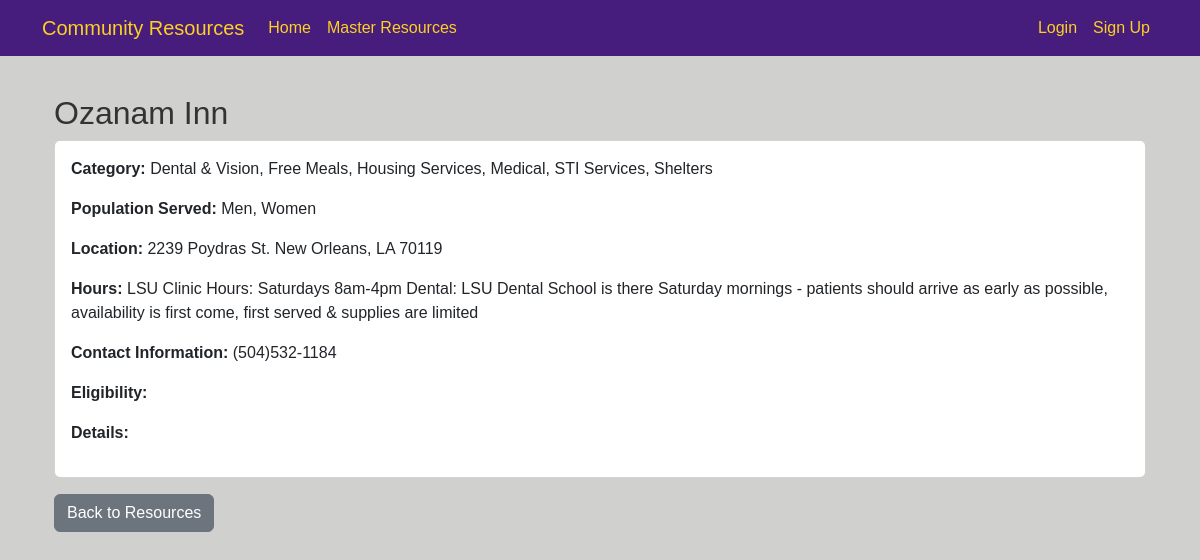
/resource/1, run on the app's committed database.
### app.py (models this page shows)
class Resource(db.Model):
    id = db.Column(db.Integer, primary_key=True)
    name = db.Column(db.String(150), nullable=False)
    category = db.Column(db.String(150))
    population_served = db.Column(db.String(150))
    location = db.Column(db.Text)
    hours = db.Column(db.Text)
    contact_information = db.Column(db.Text)
    eligibility = db.Column(db.Text)
    details = db.Column(db.Text)

### app.py (the view)
@app.route('/resource/<int:resource_id>')
def resource_detail(resource_id):
    resource = Resource.query.get_or_404(resource_id)
    return render_template('resource_detail.html', resource=resource)

### templates/resource_detail.html (shortened to what this page needs)
{% extends "base.html" %}
{% block content %}
<div class="container mt-4">
  <h2>{{ resource.name }}</h2>
  <div class="card">
    <div class="card-body">
      <p><strong>Category:</strong> {{ resource.category }}</p>
      <p><strong>Population Served:</strong> {{ resource.population_served }}</p>
      <p><strong>Location:</strong> {{ resource.location }}</p>
      <p><strong>Hours:</strong> {{ resource.hours }}</p>
      <p><strong>Contact Information:</strong> {{ resource.contact_information }}</p>
      <p><strong>Eligibility:</strong> {{ resource.eligibility }}</p>
      <p><strong>Details:</strong> {{ resource.details }}</p>
    </div>
  </div>
  <a href="{{ url_for('master_resources') }}" class="btn btn-secondary mt-3">Back to Resources</a>
</div>
{% endblock %}

### static/style.css (style rules this page uses)
:root { --primary-color: #461D7C; --secondary-color: #FDD023; --accent-color: #3C1053; --light-color: #A39AAC; --highlight-color: #D29F13; --background-color:#D0D0CE; --gray-color: #999999; --dark-gray: #333333; }
body { background-color: var(--background-color) !important; color: var(--dark-gray); font-family: Arial, sans-serif; margin: 0; padding: 0; }

### data on the page
Resource: name "Ozanam Inn", category "Dental & Vision, Free Meals, Housing Services, Medical, STI Services, Shelters", population_served "Men, Women", location "2239 Poydras St. New Orleans, LA 70119", hours "LSU Clinic Hours: Saturdays 8am-4pm Dental: LSU Dental School is there Saturday mornings - patients should arrive as early as possible, availability is first come, first served & supplies are limited", contact_information "(504)532-1184"
